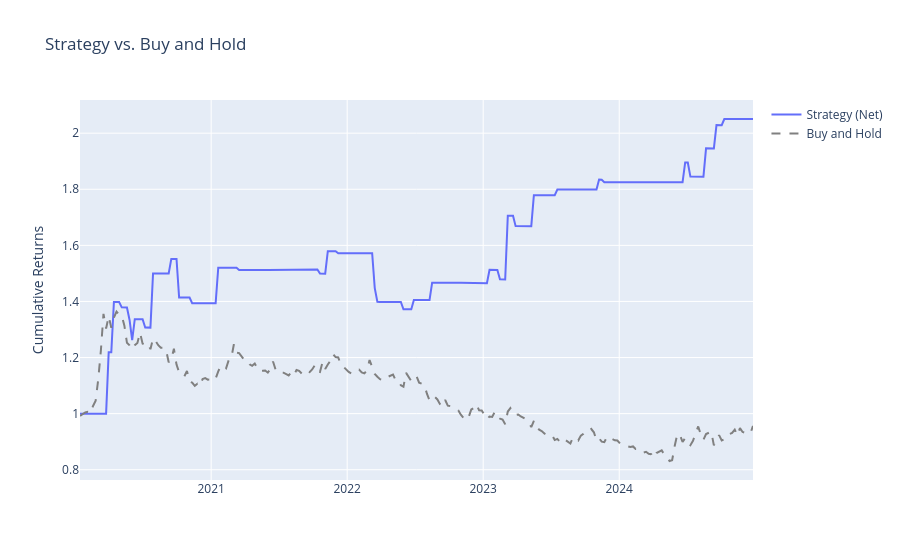
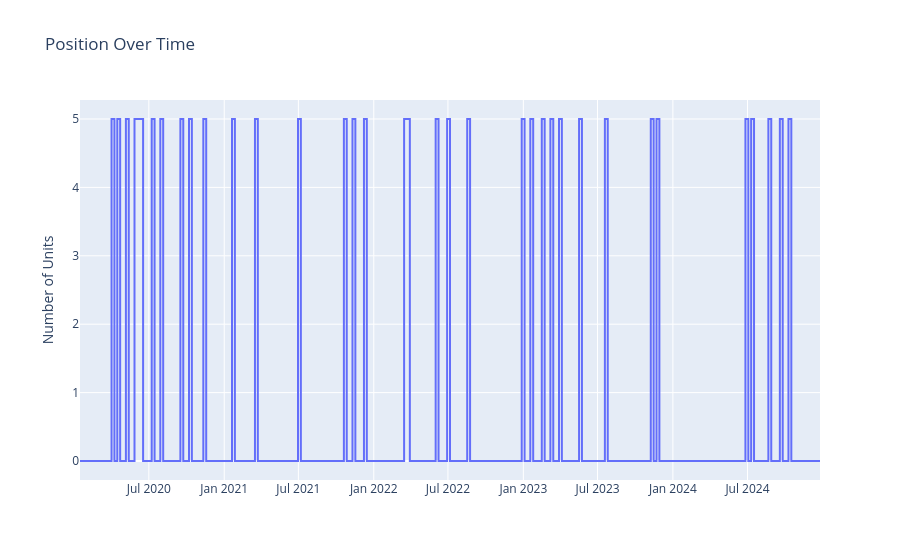
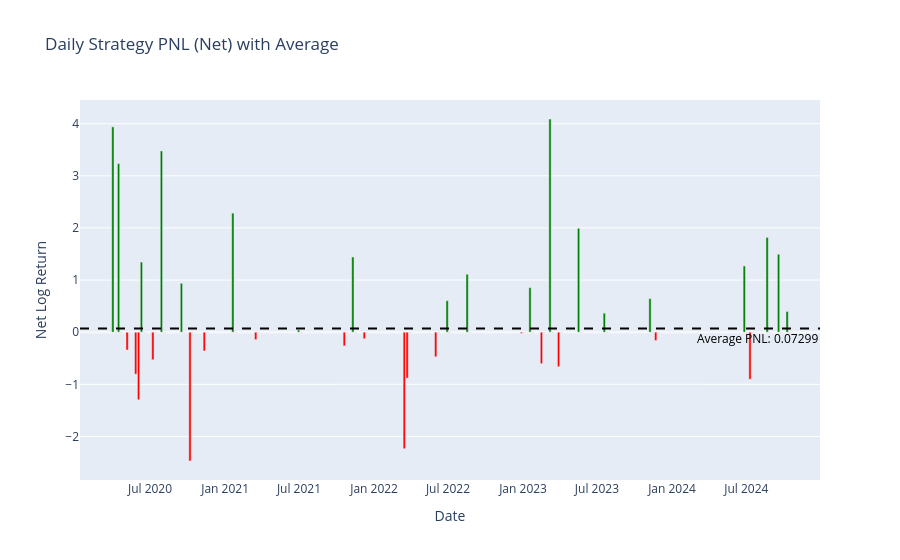
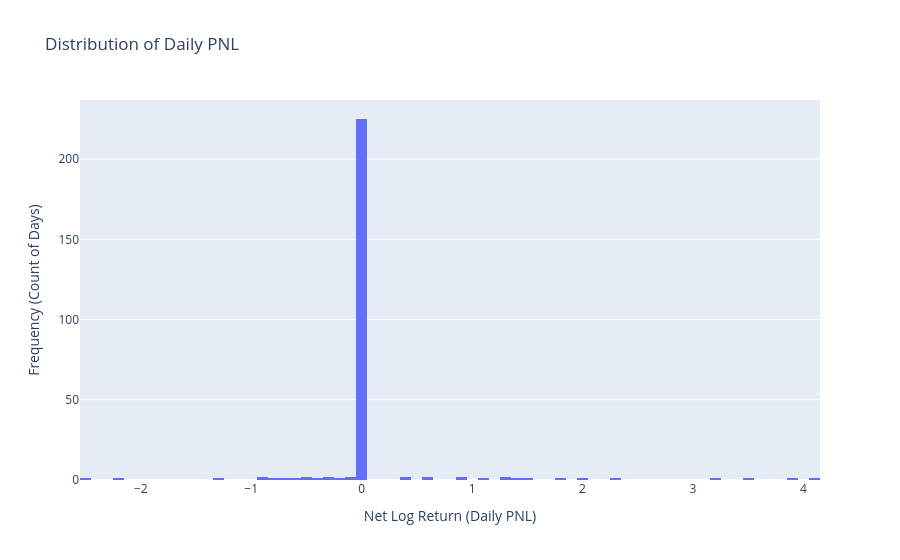

Here is the notebook cell these charts were saved with, in order:
### Code cell
df.index = pd.to_datetime(df.index)
filtered_df = df.copy()
# filtered_df = filtered_df.loc[:'2022-01-01']
print("Running backtest...")
results = flexible_backtest(
    data=filtered_df,
    target_col_name="enter",
    pnl_col_name="open_close_diff",
    input_type="pnl",
    strategy_type='state',
    row_shift=1,
    p_spread=0.001,
    output_type="percentage",
    initial_capital=18
)
show_backtest_report(results, periods_per_year=52)

### Figure 1 — Plotly figure (JSON) as saved in the notebook; plotly's stock layout.template omitted (floating-point values rounded to 4 significant figures; data arrays with more than 128 entries replaced by an {"elided": "..."} marker saying what was removed)
{"data": [{"mode": "lines", "name": "Strategy (Net)", "type": "scatter", "x": {"elided": "259 str values"}, "y": {"elided": "259 float values"}}, {"line": {"color": "grey", "dash": "dash"}, "mode": "lines", "name": "Buy and Hold", "type": "scatter", "x": {"elided": "259 str values"}, "y": {"elided": "259 float values"}}], "layout": {"hovermode": "x unified", "title": {"text": "Strategy vs. Buy and Hold"}, "yaxis": {"title": {"text": "Cumulative Returns"}}}}

### Figure 2 — Plotly figure (JSON) as saved in the notebook; plotly's stock layout.template omitted (floating-point values rounded to 4 significant figures; data arrays with more than 128 entries replaced by an {"elided": "..."} marker saying what was removed)
{"data": [{"line": {"shape": "hv"}, "mode": "lines", "name": "Position Size", "type": "scatter", "x": {"elided": "259 str values"}, "y": {"elided": "259 float values"}}], "layout": {"hovermode": "x unified", "title": {"text": "Position Over Time"}, "yaxis": {"title": {"text": "Number of Units"}}}}

### Figure 3 — Plotly figure (JSON) as saved in the notebook; plotly's stock layout.template omitted (floating-point values rounded to 4 significant figures; data arrays with more than 128 entries replaced by an {"elided": "..."} marker saying what was removed)
{"data": [{"marker": {"color": {"elided": "259 str values"}}, "name": "Daily PNL", "type": "bar", "x": {"elided": "259 str values"}, "y": {"elided": "259 float values"}}], "layout": {"annotations": [{"font": {"color": "black"}, "showarrow": false, "text": "Average PNL: 0.07299", "x": 1, "xanchor": "right", "xref": "x domain", "y": 0.07299, "yanchor": "top", "yref": "y"}], "shapes": [{"line": {"color": "black", "dash": "dash"}, "type": "line", "x0": 0, "x1": 1, "xref": "x domain", "y0": 0.07299, "y1": 0.07299, "yref": "y"}], "title": {"text": "Daily Strategy PNL (Net) with Average"}, "xaxis": {"title": {"text": "Date"}}, "yaxis": {"title": {"text": "Net Log Return"}}}}

### Figure 4 — Plotly figure (JSON) as saved in the notebook; plotly's stock layout.template omitted (floating-point values rounded to 4 significant figures; data arrays with more than 128 entries replaced by an {"elided": "..."} marker saying what was removed)
{"data": [{"bingroup": "x", "hovertemplate": "strategy_returns_net=%{x}<br>count=%{y}<extra></extra>", "legendgroup": "", "marker": {"color": "#636efa", "pattern": {"shape": ""}}, "name": "", "nbinsx": 100, "orientation": "v", "showlegend": false, "type": "histogram", "x": {"elided": "259 float values"}, "xaxis": "x", "yaxis": "y"}], "layout": {"barmode": "relative", "legend": {"tracegroupgap": 0}, "title": {"text": "Distribution of Daily PNL"}, "xaxis": {"anchor": "y", "domain": [0, 1], "title": {"text": "Net Log Return (Daily PNL)"}}, "yaxis": {"anchor": "x", "domain": [0, 1], "title": {"text": "Frequency (Count of Days)"}}}}
